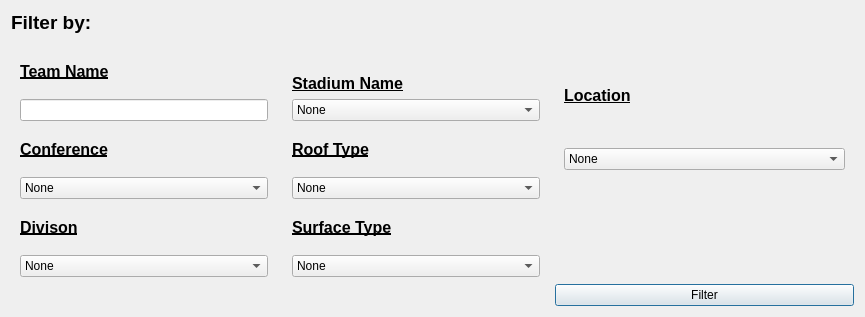
<?xml version="1.0" encoding="UTF-8"?>
<ui version="4.0">
 <class>FilterWindow</class>
 <widget class="QDialog" name="FilterWindow">
  <property name="geometry">
   <rect>
    <x>0</x>
    <y>0</y>
    <width>865</width>
    <height>317</height>
   </rect>
  </property>
  <property name="windowTitle">
   <string>Filter</string>
  </property>
  <layout class="QVBoxLayout" name="verticalLayout_5">
   <item>
    <widget class="QLabel" name="label">
     <property name="sizePolicy">
      <sizepolicy hsizetype="Expanding" vsizetype="Fixed">
       <horstretch>0</horstretch>
       <verstretch>0</verstretch>
      </sizepolicy>
     </property>
     <property name="font">
      <font>
       <pointsize>14</pointsize>
       <bold>true</bold>
      </font>
     </property>
     <property name="text">
      <string>Filter by:</string>
     </property>
    </widget>
   </item>
   <item>
    <layout class="QHBoxLayout" name="horizontalLayout_3">
     <item>
      <layout class="QVBoxLayout" name="verticalLayout_3">
       <item>
        <layout class="QHBoxLayout" name="horizontalLayout_2">
         <item>
          <widget class="QWidget" name="widget" native="true">
           <property name="sizePolicy">
            <sizepolicy hsizetype="Expanding" vsizetype="Expanding">
             <horstretch>0</horstretch>
             <verstretch>0</verstretch>
            </sizepolicy>
           </property>
           <property name="cursor">
            <cursorShape>ArrowCursor</cursorShape>
           </property>
           <layout class="QVBoxLayout" name="verticalLayout_2">
            <item>
             <widget class="QLabel" name="label_2">
              <property name="font">
               <font>
                <pointsize>12</pointsize>
                <italic>false</italic>
                <bold>true</bold>
                <underline>true</underline>
               </font>
              </property>
              <property name="text">
               <string>Team Name</string>
              </property>
             </widget>
            </item>
            <item>
             <widget class="QLineEdit" name="teamNameBox">
              <property name="text">
               <string/>
              </property>
             </widget>
            </item>
            <item>
             <widget class="QLabel" name="label_7">
              <property name="font">
               <font>
                <pointsize>12</pointsize>
                <italic>false</italic>
                <bold>true</bold>
                <underline>true</underline>
               </font>
              </property>
              <property name="text">
               <string>Conference</string>
              </property>
             </widget>
            </item>
            <item>
             <widget class="QComboBox" name="conferenceBox">
              <property name="cursor">
               <cursorShape>PointingHandCursor</cursorShape>
              </property>
              <item>
               <property name="text">
                <string>None</string>
               </property>
              </item>
              <item>
               <property name="text">
                <string>National Football Conference</string>
               </property>
              </item>
              <item>
               <property name="text">
                <string>American Football Conference</string>
               </property>
              </item>
             </widget>
            </item>
            <item>
             <widget class="QLabel" name="label_8">
              <property name="font">
               <font>
                <pointsize>12</pointsize>
                <italic>false</italic>
                <bold>true</bold>
                <underline>true</underline>
               </font>
              </property>
              <property name="text">
               <string>Divison</string>
              </property>
             </widget>
            </item>
            <item>
             <widget class="QComboBox" name="divisionBox">
              <item>
               <property name="text">
                <string>None</string>
               </property>
              </item>
             </widget>
            </item>
           </layout>
          </widget>
         </item>
         <item>
          <layout class="QHBoxLayout" name="horizontalLayout">
           <item>
            <widget class="QWidget" name="widget_2" native="true">
             <property name="sizePolicy">
              <sizepolicy hsizetype="Expanding" vsizetype="Expanding">
               <horstretch>0</horstretch>
               <verstretch>0</verstretch>
              </sizepolicy>
             </property>
             <property name="cursor">
              <cursorShape>ArrowCursor</cursorShape>
             </property>
             <layout class="QGridLayout" name="gridLayout_3">
              <item row="0" column="0" alignment="Qt::AlignLeft|Qt::AlignBottom">
               <widget class="QLabel" name="label_3">
                <property name="font">
                 <font>
                  <pointsize>12</pointsize>
                  <italic>false</italic>
                  <bold>true</bold>
                  <underline>true</underline>
                 </font>
                </property>
                <property name="text">
                 <string>Stadium Name</string>
                </property>
               </widget>
              </item>
              <item row="4" column="0">
               <widget class="QLabel" name="label_6">
                <property name="font">
                 <font>
                  <pointsize>12</pointsize>
                  <italic>false</italic>
                  <bold>true</bold>
                  <underline>true</underline>
                 </font>
                </property>
                <property name="text">
                 <string>Surface Type</string>
                </property>
               </widget>
              </item>
              <item row="3" column="0">
               <widget class="QComboBox" name="roofBox">
                <item>
                 <property name="text">
                  <string>None</string>
                 </property>
                </item>
               </widget>
              </item>
              <item row="1" column="0">
               <widget class="QComboBox" name="stadiumBox">
                <item>
                 <property name="text">
                  <string>None</string>
                 </property>
                </item>
               </widget>
              </item>
              <item row="2" column="0">
               <widget class="QLabel" name="label_9">
                <property name="font">
                 <font>
                  <pointsize>12</pointsize>
                  <italic>false</italic>
                  <bold>true</bold>
                  <underline>true</underline>
                 </font>
                </property>
                <property name="text">
                 <string>Roof Type</string>
                </property>
               </widget>
              </item>
              <item row="5" column="0">
               <widget class="QComboBox" name="surfaceBox">
                <item>
                 <property name="text">
                  <string>None</string>
                 </property>
                </item>
               </widget>
              </item>
             </layout>
            </widget>
           </item>
          </layout>
         </item>
        </layout>
       </item>
       <item>
        <spacer name="horizontalSpacer">
         <property name="orientation">
          <enum>Qt::Horizontal</enum>
         </property>
         <property name="sizeHint" stdset="0">
          <size>
           <width>538</width>
           <height>20</height>
          </size>
         </property>
        </spacer>
       </item>
      </layout>
     </item>
     <item>
      <layout class="QVBoxLayout" name="verticalLayout_4">
       <item>
        <widget class="QWidget" name="widget_4" native="true">
         <property name="sizePolicy">
          <sizepolicy hsizetype="Expanding" vsizetype="Expanding">
           <horstretch>0</horstretch>
           <verstretch>0</verstretch>
          </sizepolicy>
         </property>
         <property name="cursor">
          <cursorShape>ArrowCursor</cursorShape>
         </property>
         <layout class="QVBoxLayout" name="verticalLayout">
          <item>
           <widget class="QLabel" name="label_5">
            <property name="font">
             <font>
              <pointsize>12</pointsize>
              <italic>false</italic>
              <bold>true</bold>
              <underline>true</underline>
             </font>
            </property>
            <property name="text">
             <string>Location</string>
            </property>
           </widget>
          </item>
          <item>
           <widget class="QComboBox" name="locationBox">
            <property name="cursor">
             <cursorShape>PointingHandCursor</cursorShape>
            </property>
            <property name="currentText">
             <string>None</string>
            </property>
            <property name="maxVisibleItems">
             <number>15</number>
            </property>
            <item>
             <property name="text">
              <string>None</string>
             </property>
            </item>
            <item>
             <property name="text">
              <string>Arizona</string>
             </property>
            </item>
            <item>
             <property name="text">
              <string>Georgia</string>
             </property>
            </item>
            <item>
             <property name="text">
              <string>Maryland</string>
             </property>
            </item>
            <item>
             <property name="text">
              <string>New York</string>
             </property>
            </item>
            <item>
             <property name="text">
              <string>North Carolina</string>
             </property>
            </item>
            <item>
             <property name="text">
              <string>Illinois</string>
             </property>
            </item>
            <item>
             <property name="text">
              <string>Ohio</string>
             </property>
            </item>
            <item>
             <property name="text">
              <string>Texas</string>
             </property>
            </item>
            <item>
             <property name="text">
              <string>Colorado</string>
             </property>
            </item>
            <item>
             <property name="text">
              <string>Michigan</string>
             </property>
            </item>
            <item>
             <property name="text">
              <string>Wisonsin</string>
             </property>
            </item>
            <item>
             <property name="text">
              <string>Florida</string>
             </property>
            </item>
            <item>
             <property name="text">
              <string>Missouri</string>
             </property>
            </item>
            <item>
             <property name="text">
              <string>Nevada</string>
             </property>
            </item>
            <item>
             <property name="text">
              <string>California</string>
             </property>
            </item>
            <item>
             <property name="text">
              <string>Minnesota</string>
             </property>
            </item>
            <item>
             <property name="text">
              <string>Massachusetts</string>
             </property>
            </item>
            <item>
             <property name="text">
              <string>Louisiana</string>
             </property>
            </item>
            <item>
             <property name="text">
              <string>New Jersey</string>
             </property>
            </item>
            <item>
             <property name="text">
              <string>Tennessee</string>
             </property>
            </item>
            <item>
             <property name="text">
              <string>Pennsylvania</string>
             </property>
            </item>
            <item>
             <property name="text">
              <string>Washington</string>
             </property>
            </item>
            <item>
             <property name="text">
              <string>Indiana</string>
             </property>
            </item>
           </widget>
          </item>
          <item>
           <widget class="QLabel" name="label_10">
            <property name="cursor">
             <cursorShape>PointingHandCursor</cursorShape>
            </property>
            <property name="text">
             <string/>
            </property>
           </widget>
          </item>
         </layout>
        </widget>
       </item>
       <item>
        <widget class="QPushButton" name="filterButton">
         <property name="cursor">
          <cursorShape>PointingHandCursor</cursorShape>
         </property>
         <property name="text">
          <string>Filter</string>
         </property>
        </widget>
       </item>
      </layout>
     </item>
    </layout>
   </item>
  </layout>
 </widget>
 <resources/>
 <connections>
  <connection>
   <sender>filterButton</sender>
   <signal>clicked()</signal>
   <receiver>FilterWindow</receiver>
   <slot>close()</slot>
   <hints>
    <hint type="sourcelabel">
     <x>771</x>
     <y>616</y>
    </hint>
    <hint type="destinationlabel">
     <x>678</x>
     <y>611</y>
    </hint>
   </hints>
  </connection>
 </connections>
</ui>
